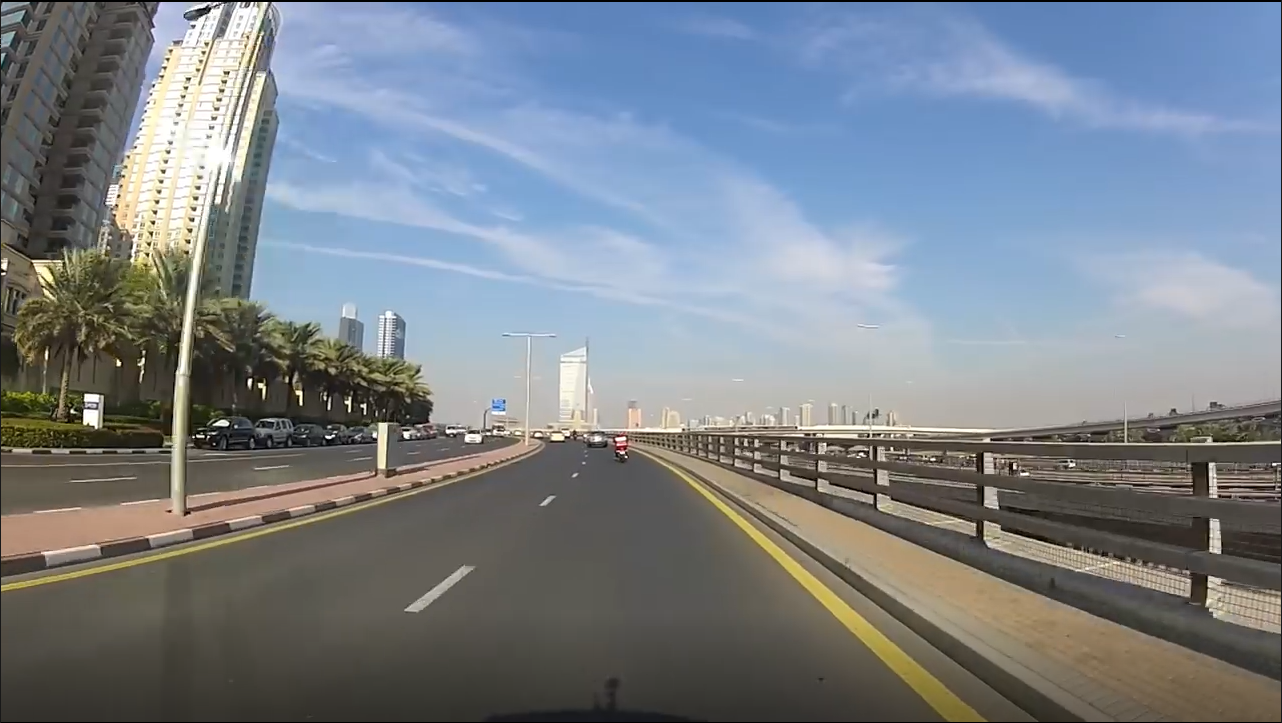
#> input picture car_view.PNG, 1282 x 723 px
$ python line_detect.py
#> lines starting #> are read from the running program, lines starting #| are printed output that depends on the picture; after the words box and inside, x2 and y2 are one past the last pixel; in counts of white or black regions, pixels touching at a corner belong together
import cv2
import numpy as np
import matplotlib.pyplot as plt

image = cv2.imread("car_view.PNG")
#> image is the input picture: shape (723, 1282, 3); mean B, G, R 137.7, 130.1, 122.4

im = cv2.cvtColor(image, cv2.COLOR_BGR2GRAY)
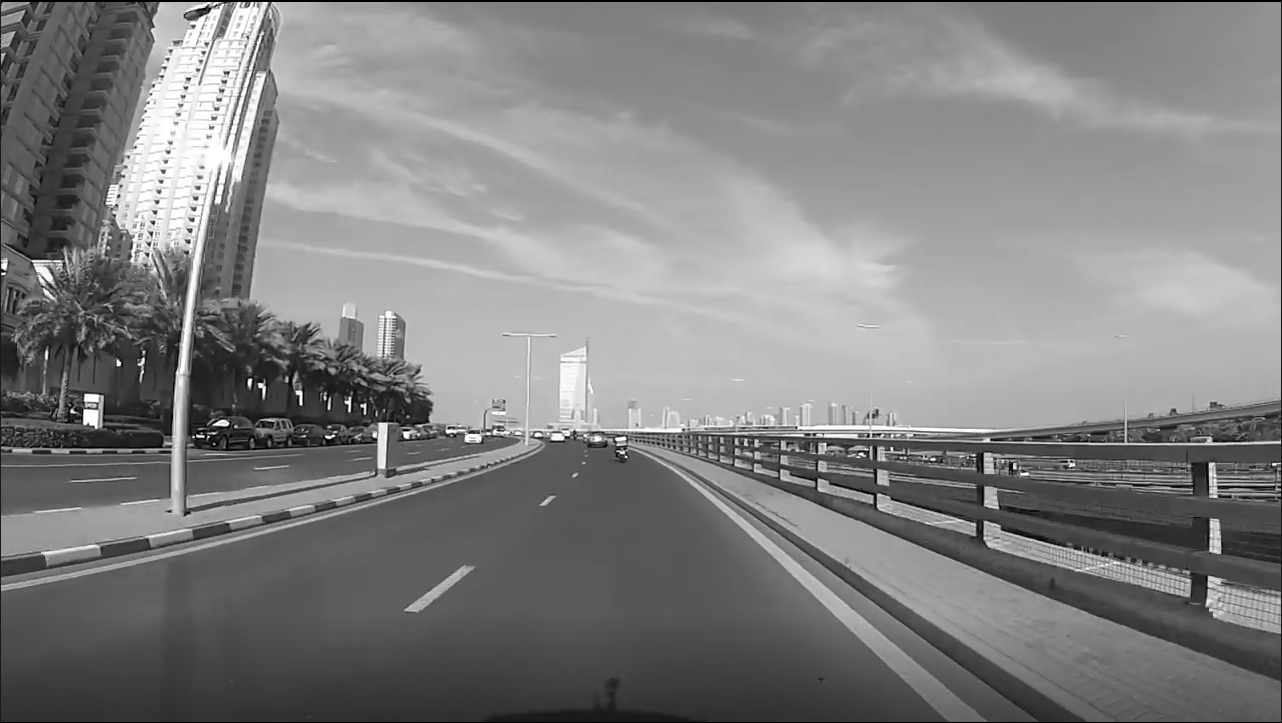
#> im: shape (723, 1282); min 0, max 255, mean 128.7
image = cv2.cvtColor(image, cv2.COLOR_BGR2RGB)

masked_white = cv2.inRange(im, 155, 255)
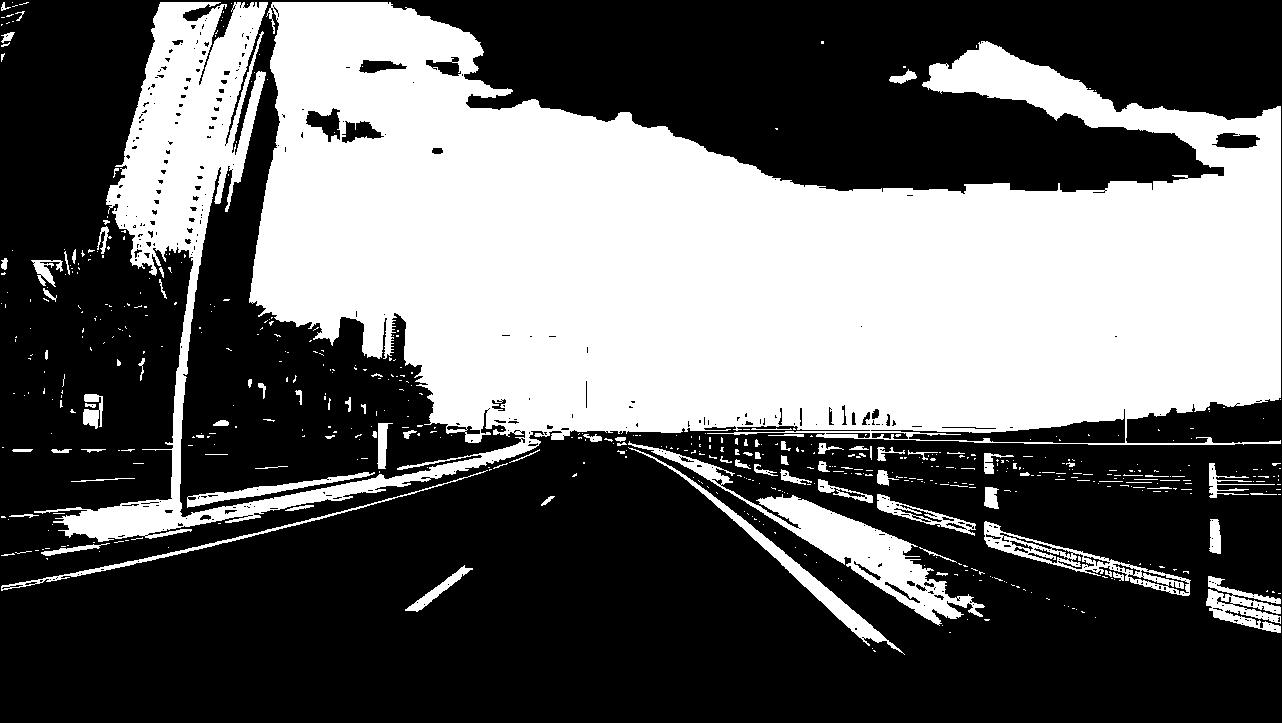
#> masked_white: shape (723, 1282); 39.1% white; 580 white regions (482 under 20 px), largest, box (x1, y1, x2, y2) and area: (34, 2, 1281, 542) 332020, (628, 441, 985, 626) 9254, (628, 447, 905, 655) 2956
blurred = cv2.GaussianBlur(masked_white, (5,5), 0.8)
edge_image = cv2.Canny(blurred, 50, 150)
#> edge_image: shape (723, 1282); 3.4% white in thin lines or dots

mask = np.zeros_like(edge_image)
vertices = np.array([[(270, 700), (550, 500), (705, 487), (950, 700)]], np.int32)
#print(vertices)

cv2.fillPoly(mask, vertices, 255)
#> mask: shape (723, 1282); 9.4% white; 1 white region, box (x1, y1, x2, y2) and area: (270, 487, 951, 701) 86781

#print(edge_image.shape, mask.shape)
masked = cv2.bitwise_and(edge_image, mask)
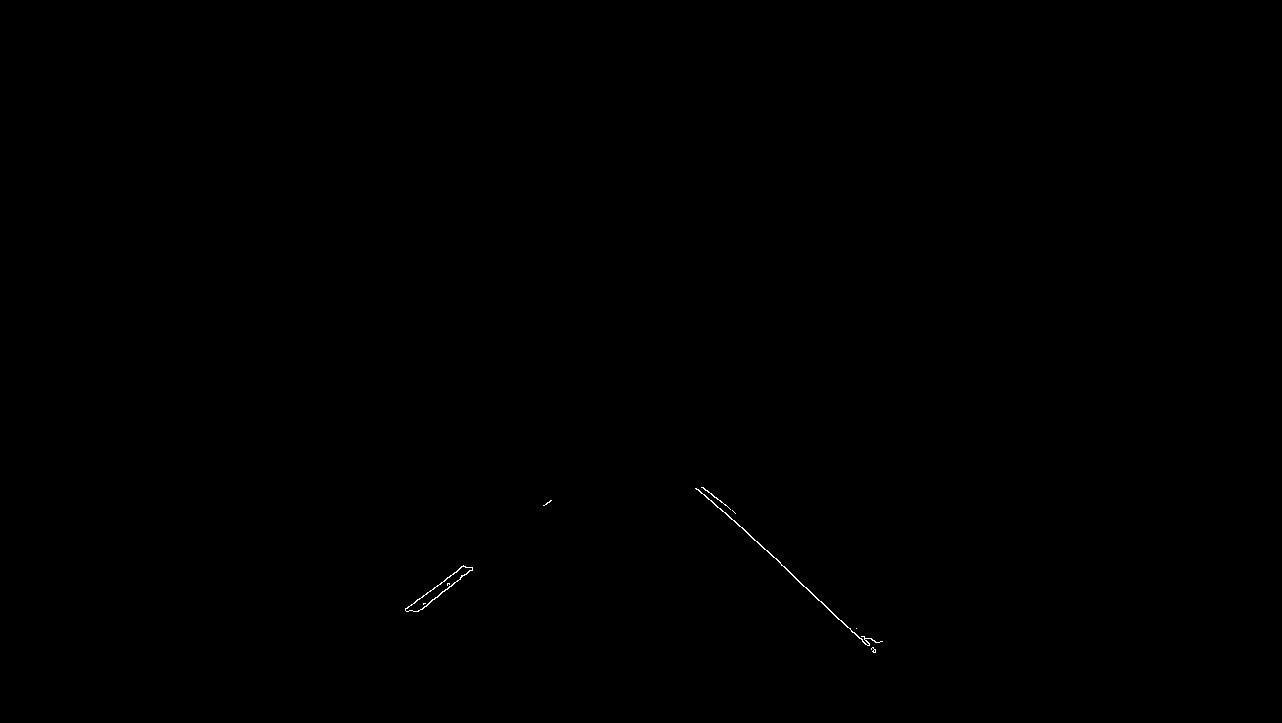
#> masked: shape (723, 1282); 0.07% white in thin lines or dots, all inside (x1, y1, x2, y2) = (405, 487, 883, 653)

lines = cv2.HoughLinesP(masked, 2, np.pi/180, 20, np.array([]), minLineLength=50, maxLineGap= 200)
#> lines = [[711, 500, 874, 652], [405, 610, 551, 500], [418, 611, 472, 567], [725, 512, 865, 638], [704, 494, 873, 652], [769, 553, 875, 642], [720, 500, 875, 650], [421, 609, 550, 501], [781, 564, 877, 642], [695, 488, 850, 628], [414, 611, 472, 569]]
zeros = np.zeros_like(image)

for line in lines:
    for x1, y1, x2, y2 in line:
        cv2.line(zeros, (x1, y1), (x2, y2), (0, 255, 0), 5)
#> this loop made 11 passes

image = cv2.addWeighted(image, 0.8, zeros, 1.0, 0.)
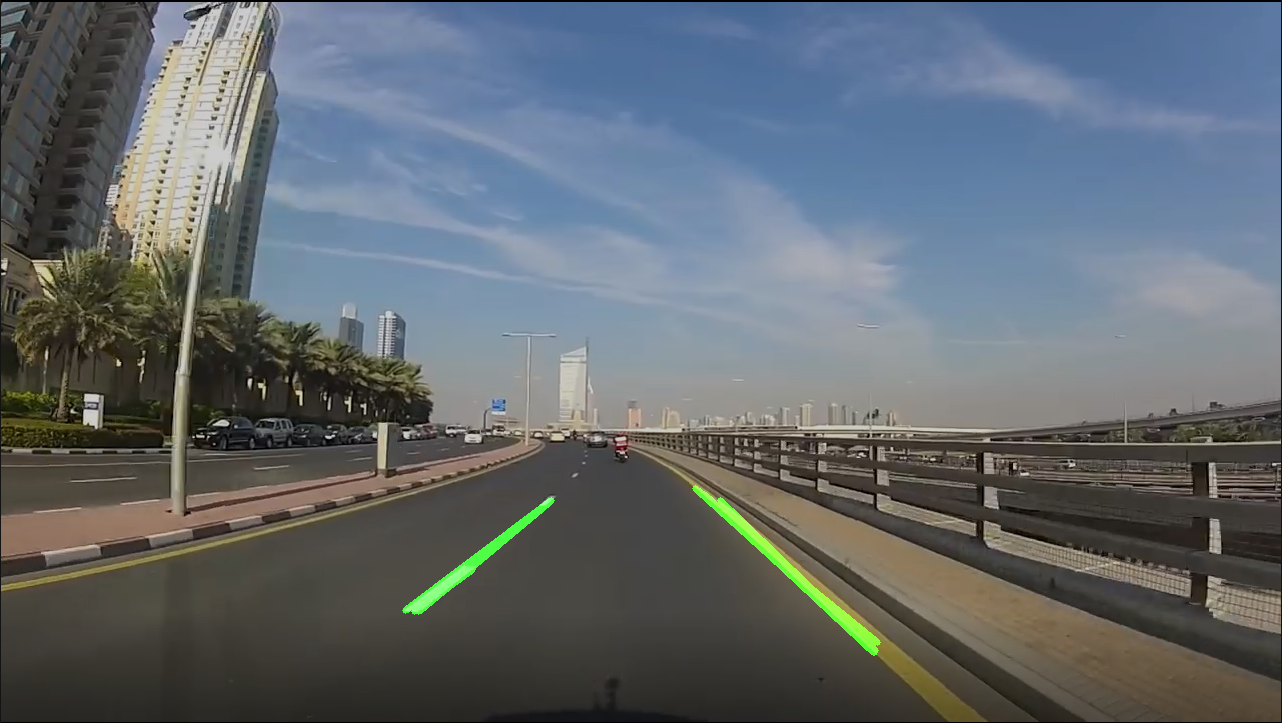
#> image: shape (723, 1282, 3); mean R, G, B 97.9, 104.9, 110.2

plt.imshow(image)
plt.show()
